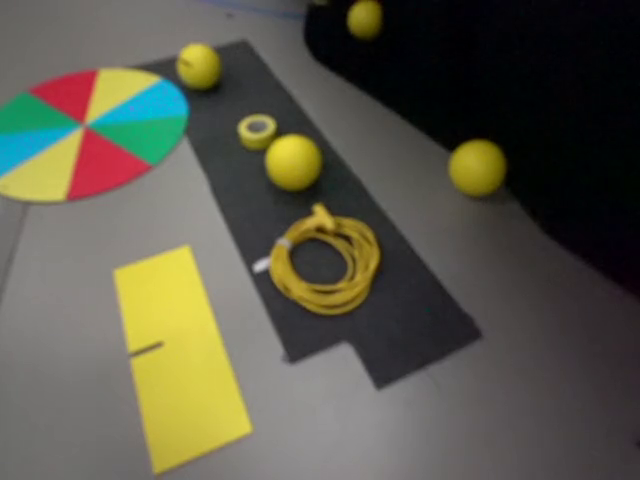
#> input picture powercell-data/img/d1frame_00015.png, 640 x 480 px
$ python -i sgd-color-bounds.py   (imports and definitions only)
#> lines starting #> are read from the running program, lines starting #| are printed output that depends on the picture
from functools import reduce
from pathlib import Path
import json
import random as r
import datetime
import os

import numpy as np
import cv2


class SGDColorBoundsLearner:
    ball_area_thresh = 0.6

    def __init__(self, data, lr=10, lr_decay=0.8, nbounds=4, bs=None):
        self.lr = lr
        self.lr_decay = lr_decay
        self.data = data
        self.bs = len(data) if bs is None else bs

        self.epoch = 0
        self.best_loss = 10000
        self.best_bounds = None
        self.best_epoch = None

        # self.bounds = np.random.randint(0, max_value, (3, nbounds, 2))
        # self.bounds = np.array([((0, 90, 197), (86, 255, 255)), ((0, 186, 164), (58, 255, 208)), ((5, 9, 243), (33, 255, 255)), ((5, 165, 35), (55, 255, 164))])[:nbounds]
        self.bounds = np.array([((22, 119, 190), (90, 255, 255)), ((54, 222, 197), (93, 255, 255)), ((27, 27, 218), (91, 255, 255)), ((15, 156, 83), (72, 255, 230))])  # v5
        # self.bounds = np.array([((7, 121, 190), (69, 250, 253)), ((71, 239, 214), (72, 234, 234)), ((27, 40, 213), (70, 243, 255)), ((23, 154, 74), (51, 253, 209))])  # v6
        # self.bounds = np.array([((25, 121, 190), (80, 246, 249)), ((64, 232, 207), (83, 245, 245)), ((27, 27, 218), (81, 245, 255)), ((14, 155, 83), (62, 251, 222))])

    # [46 lines left out: functions predict, get_loss, make_same_length, not called in this run]

    def get_ball_acc(self):
        wrong = 0
        total = 0
        for inp, out in self.data:
            preds = self.predict(inp)
            wrong += abs(len(preds) - len(out))
            total += len(out)

        return (1 - wrong/total) * 100

    # [36 lines left out: function fit, not called in this run]

    def get_bounds(self):
        return [tuple(bound[0] + bound[1]) for bound in self.bounds.tolist()]

    def check_bound(self, i, j, k):
        self.bounds[i, j, k] = max(0, min(self.bounds[i, j, k], 255))


# [4 lines left out: function get_circle, not called in this run]


def sort_top_l_to_bottom_r(anns):
    return np.array(sorted(anns, key=lambda xyr: xyr[0] + (xyr[1]*1000)))


# [24 lines left out: function get_data, not called in this run]


# [10 lines not run here, left out]

>>> import cv2
>>> picture = cv2.imread('powercell-data/img/d1frame_00015.png', cv2.IMREAD_GRAYSCALE)
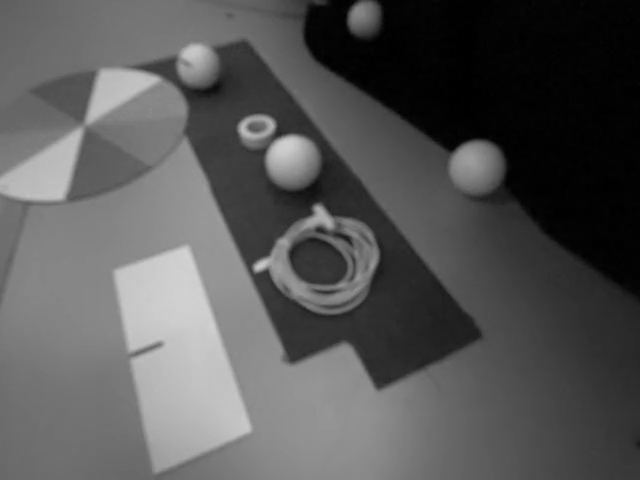
#> picture: shape (480, 640); min 0, max 212, mean 86.7
>>> result = SGDColorBoundsLearner(picture).get_ball_acc()
#> in __init__, `self.bs = len(data) if bs is None else bs`: self.bs = 480
#> after the loop in get_ball_acc, `for inp, out in self.data:`: total = 0
#> (the run stopped early here; a loop or call above may not have finished)

$ run again, on powercell-data/img/d1frame_00095.png
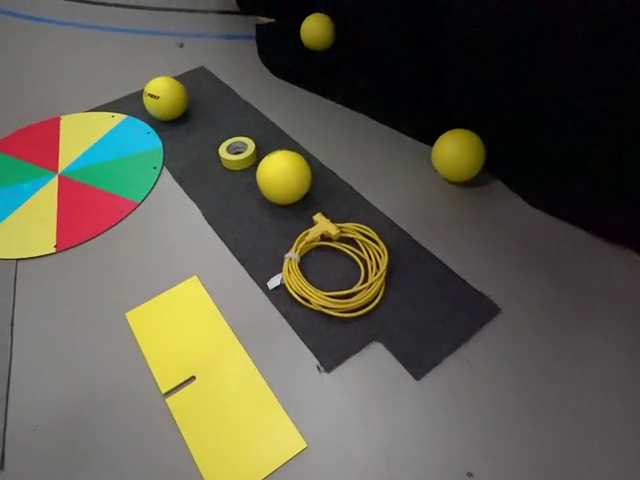
#> input picture powercell-data/img/d1frame_00095.png, 640 x 480 px
#> `picture = cv2.imread('powercell-data/img/d1frame_00015.png', cv2.IMREA..`:
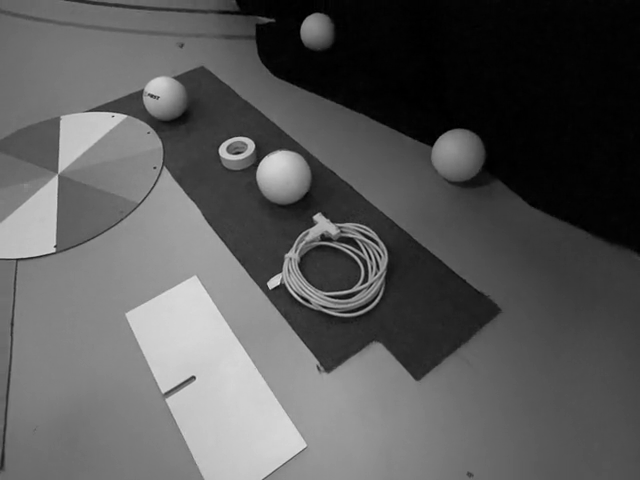
#> picture: shape (480, 640); min 0, max 235, mean 88.6
#> self.bs = 480
#> after the loop in get_ball_acc, `for inp, out in self.data:`: total = 0

$ run again, on powercell-data/img/d1frame_01945.png
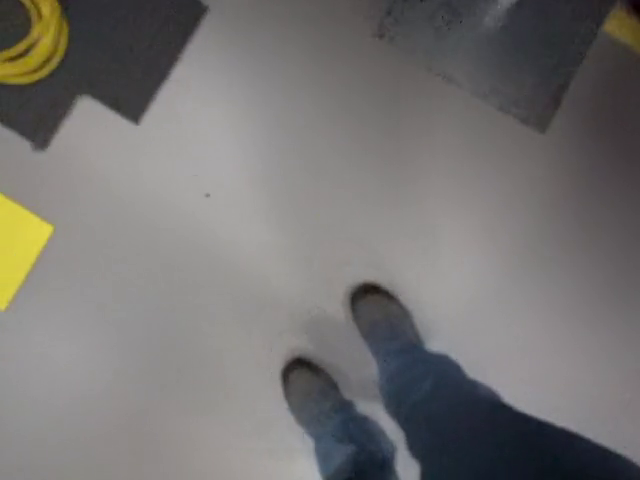
#> input picture powercell-data/img/d1frame_01945.png, 640 x 480 px
#> `picture = cv2.imread('powercell-data/img/d1frame_00015.png', cv2.IMREA..`:
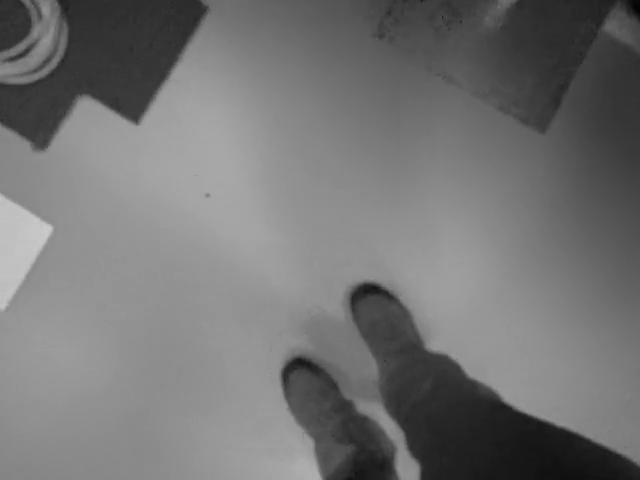
#> picture: shape (480, 640); min 3, max 204, mean 115.9
#> self.bs = 480
#> after the loop in get_ball_acc, `for inp, out in self.data:`: total = 0

$ run again, on powercell-data/img/d1frame_02995.png
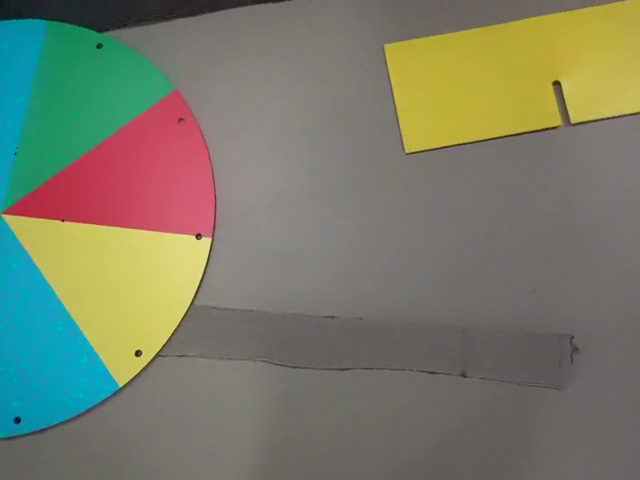
#> input picture powercell-data/img/d1frame_02995.png, 640 x 480 px
#> `picture = cv2.imread('powercell-data/img/d1frame_00015.png', cv2.IMREA..`:
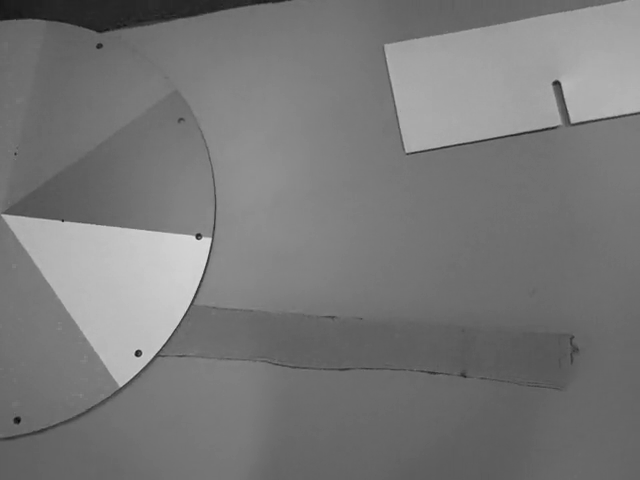
#> picture: shape (480, 640); min 9, max 222, mean 120.1
#> self.bs = 480
#> after the loop in get_ball_acc, `for inp, out in self.data:`: total = 0
